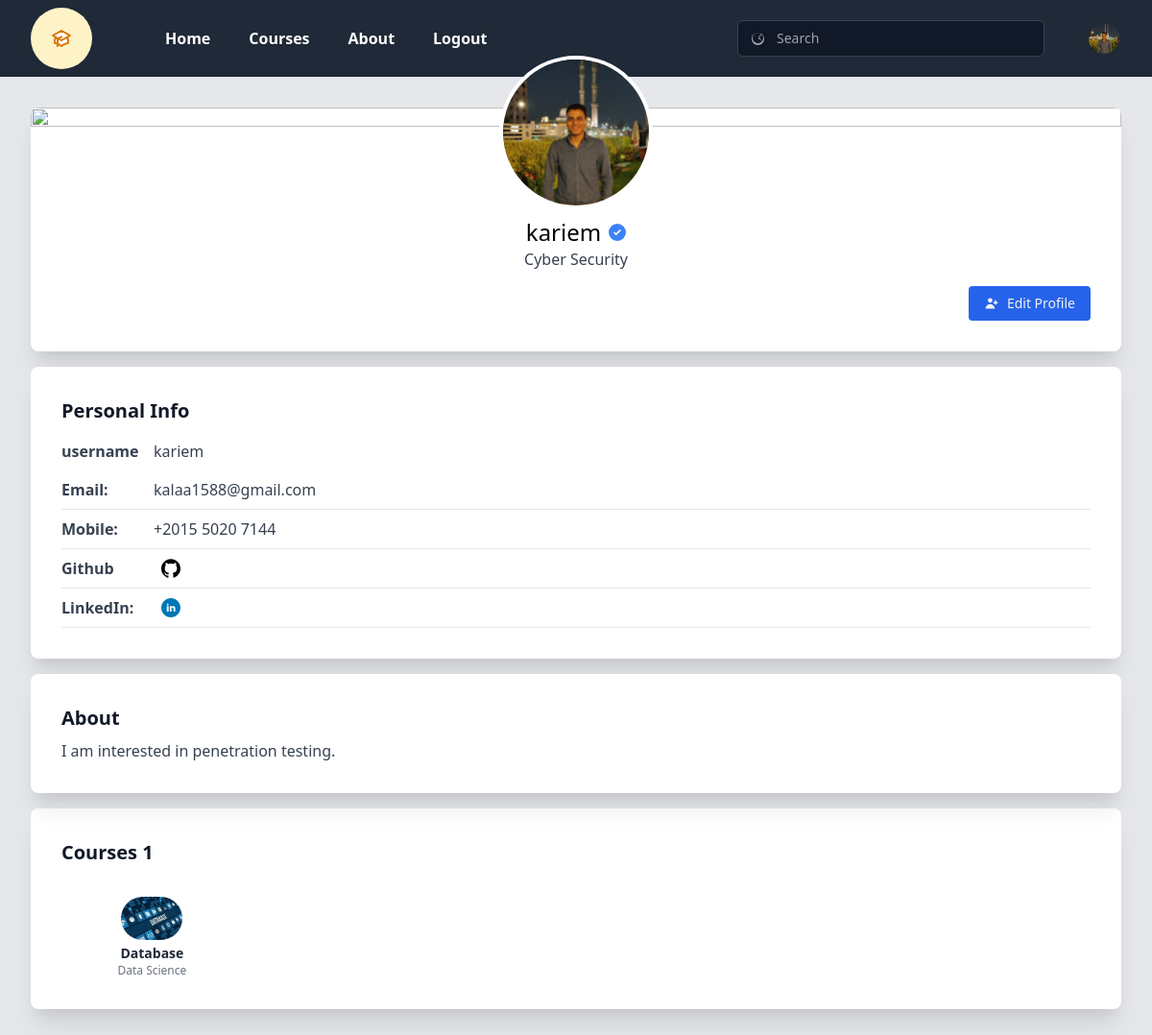
Page /acount (signed in) on the committed database.
### main.py (models this page shows, shortened)
class Students(db.Model, UserMixin):
    student_id = db.Column(db.Integer, primary_key=True)
    student_username = db.Column(db.String(50), unique=True, nullable=False)
    student_email = db.Column(db.String(120), unique=True, nullable=False)
    student_image = db.Column(db.String(20),  nullable=False, default='dd.png')
    student_mobil = db.Column(db.String(20))
    student_headline = db.Column(db.String(120))
    student_about = db.Column(db.String(1000))
    student_password = db.Column(db.String(120), unique=True, nullable=False)

### tables this page shows
CREATE TABLE courses (
	course_id INTEGER NOT NULL, 
	course_category VARCHAR(50) NOT NULL, 
	course_name VARCHAR(120) NOT NULL, 
	course_description VARCHAR(500) NOT NULL, 
	course_image VARCHAR(20), 
	total_course_hours VARCHAR(120) NOT NULL, 
	course_instructor VARCHAR(120) NOT NULL, 
	course_syllabus VARCHAR(2000) NOT NULL, 
	PRIMARY KEY (course_id)
);

### main.py (the view)
@app.route('/acount')
@login_required
def acount():
    user = Students.query.filter_by(student_id=current_user.student_id).first()
    enrollments = Enrollment.query.filter_by(student_enrolled_id=user.student_id).all()
    enrollment_count = Enrollment.query.filter_by(student_enrolled_id=current_user.student_id).count()
    Courses = []
    for e in enrollments:
        course = courses.query.get(e.course_enrolled_id)
        Courses.append(course)
    student_image= url_for('static', filename='profile_pics/' + current_user.student_image)
    return render_template('acount.html', title='Account', student_image=student_image, Courses=Courses, enrollments=enrollments, enrollment_count=enrollment_count)

### main.py (called while the page is built)
@login_manager.user_loader
def load_user(student_id):
    return Students.query.get(int(student_id))

### templates/acount.html (shortened to what this page needs)
{% extends 'base.html' %}
{% block content %}
    {{super() }}
    <div class="h-full bg-gray-200 p-8">
        <div class="bg-white rounded-lg shadow-xl pb-8">
            <div class="w-full h-[250px]">
            </div>
            <div class="flex flex-col items-center -mt-20">
                <img src="{{ student_image }}" class="w-40 border-4 border-white rounded-full">
                <div class="flex items-center space-x-2 mt-2">
                    <p class="text-2xl">{{ current_user.student_username }}</p>
                    <span class="bg-blue-500 rounded-full p-1" title="Verified">
                        <svg xmlns="http://www.w3.org/2000/svg" class="text-gray-100 h-2.5 w-2.5" fill="none" viewBox="0 0 24 24" stroke="currentColor">
                            <path stroke-linecap="round" stroke-linejoin="round" stroke-width="4" d="M5 13l4 4L19 7"></path>
                        </svg>
                    </span>
                </div>
                <p class="text-gray-700">{{ current_user.student_headline }}</p>
            </div>
            <div class="flex-1 flex flex-col items-center lg:items-end justify-end px-8 mt-2">
                <div class="flex items-center space-x-4 mt-2">
                    <a href="{{url_for('updateacount')}}">
                    <button class="flex items-center bg-blue-600 hover:bg-blue-700 text-gray-100 px-4 py-2 rounded text-sm space-x-2 transition duration-100">
                        <svg xmlns="http://www.w3.org/2000/svg" class="h-4 w-4" viewBox="0 0 20 20" fill="currentColor">
                            <path d="M8 9a3 3 0 100-6 3 3 0 000 6zM8 11a6 6 0 016 6H2a6 6 0 016-6zM16 7a1 1 0 10-2 0v1h-1a1 1 0 100 2h1v1a1 1 0 102 0v-1h1a1 1 0 100-2h-1V7z"></path>
                        </svg>
                        <span>Edit Profile</span>
                    </button>
                    </a>
                </div>
            </div>
        </div>
        <div class="my-4 flex flex-col 2xl:flex-row space-y-4 2xl:space-y-0 2xl:space-x-4">
            <div class="w-full flex flex-col 2xl:w-1/3">
                <div class="flex-1 bg-white rounded-lg shadow-xl p-8">
                    <h4 class="text-xl text-gray-900 font-bold">Personal Info</h4>
                    <ul class="mt-2 text-gray-700">
                        <li class="flex border-y py-2">
                            <span class="font-bold w-24">username</span>
                            <span class="text-gray-700">{{ current_user.student_username }}</span>
                        </li>
                        <li class="flex border-b py-2">
                            <span class="font-bold w-24">Email:</span>
                            <span class="text-gray-700">{{ current_user.student_email }}</span>
                        </li>
                        <li class="flex border-b py-2">
                            <span class="font-bold w-24">Mobile:</span>
                            {{ current_user.student_mobil }}
                        </li>
                        <li class="flex items-center border-b py-2 space-x-2">
                            <span class="font-bold w-24">Github</span>
                            <a href="#" title="Github">
                            </a>
                        </li>
                        <li class="flex items-center border-b py-2 space-x-2">
                            <span class="font-bold w-24">LinkedIn:</span>
                            <a href="#" title="LinkedIn">
                            </a>
                        </li>
                    </ul>
                </div>
            </div>
            <div class="flex flex-col w-full 2xl:w-2/3">
                <div class="flex-1 bg-white rounded-lg shadow-xl p-8">
                    <h4 class="text-xl text-gray-900 font-bold">About</h4>
                    <p class="mt-2 text-gray-700">{{ current_user.student_about }}</p>
                </div>
            </div>
        </div>
        <div class="bg-white rounded-lg shadow-xl p-8">
            <div class="flex items-center justify-between">
                <h4 class="text-xl text-gray-900 font-bold">Courses {{ enrollment_count }}</h4>
            </div>
            <div class="grid grid-cols-2 sm:grid-cols-3 md:grid-cols-4 lg:grid-cols-5 xl:grid-cols-6 2xl:grid-cols-8 gap-8 mt-8">
                {% for course in Courses %}
                <a href="{{url_for('course', course_id=course.course_id)}}" class="flex flex-col items-center justify-center text-gray-800 hover:text-blue-600" title="View Profile">
                    <img src="{{ url_for('static', filename='profile_pics/' + course.course_image)}}" class="w-16 rounded-full">
                    <p class="text-center font-bold text-sm mt-1">{{ course.course_name }}</p>
                    <p class="text-xs text-gray-500 text-center">{{ course.course_category }}</p>
                </a>
                {% endfor %}
            </div>
        </div>
    </div>
 {% endblock %}

### templates/base.html (shortened to what this page needs)
<!DOCTYPE html>
<html lang="en">
<head>
    <link rel="stylesheet" href="https://cdn.jsdelivr.net/npm/tailwindcss@2.2.15/dist/tailwind.min.css">
</head>
<body>
    {% block content %}
    <nav class="bg-gray-800 shadow-lg">
        <div class="mx-auto px-4 py-2 max-w-7xl sm:px-6 lg:px-8">
          <div class="flex items-center justify-between h-16">
            <div class="flex items-center">
              <a class="flex-shrink-0 text-white" href="#">
                <div class="inline-flex flex-shrink-0 items-center justify-center h-16 w-16 text-yellow-600 bg-yellow-100 rounded-full mr-6">
                </div>
              </a>
              <div class="hidden md:block">
                <div class="ml-10 flex items-baseline space-x-4">
                  <a href="" class="hover:bg-gray-700 px-3 py-2 rounded-md text-white font-bold">Home</a>
                  <a href="{{ url_for('courses') }}" class="hover:bg-gray-700 px-3 py-2 rounded-md text-white font-bold">Courses</a>
                  <a href="#" class="hover:bg-gray-700 px-3 py-2 rounded-md text-white font-bold">About</a>
                  {% if current_user.is_authenticated %}
                  <a href="{{ url_for('logout') }}" class="hover:bg-gray-700 px-3 py-2 rounded-md text-white font-bold">Logout</a>
                 {% else %}
                 <a href="{{ url_for('login') }}" class="hover:bg-gray-700 px-3 py-2 rounded-md text-white font-bold">LogIn</a>
                 <a href="{{ url_for('register') }}" class="hover:bg-gray-700 px-3 py-2 rounded-md text-white font-bold">Register</a>
                 {% endif %}
                </div>
              </div>
            </div>
            <div class="flex-1 flex justify-center px-2 lg:ml-6 lg:justify-end">
              <div class="max-w-lg w-full lg:max-w-xs">
                <div class="relative">
                  <div class="absolute inset-y-0 left-0 pl-3 flex items-center pointer-events-none">
                  </div>
                  <form action="{{url_for('search')}}" method="POST">
                  <input id="search" name="search" class="block w-full bg-gray-900 text-white border border-gray-700 rounded-md py-2 pl-10 pr-3 text-sm placeholder-gray-400 focus:outline-none focus:bg-white focus:text-gray-900 focus:placeholder-gray-500 focus:ring-0 focus:border-gray-300 sm:text-sm" placeholder="Search" type="search">
                </form>
                </div>
              </div>
            </div>
            {% if current_user.is_authenticated %}
            <div class="hidden md:block">
              <div class="ml-4 flex items-center md:ml-6">
                <div class="ml-3 relative">
                  <div>
                    <a href="{{ url_for('acount') }}">
                    <button class="flex text-sm border-2 border-transparent rounded-full focus:outline-none focus:border-gray-300 transition duration-150 ease-in-out">
                      <img class="h-8 w-8 rounded-full" src="{{ student_image }}" alt="">
                    </button>
                  </div>
                </div>
              </div>
            </div>
            {% endif %}
          </div>
        </div>
      </nav>
    {% endblock %}
</body>
</html>

### rows in the picture
Students: student_username "kariem", student_headline "Cyber Security", student_email "kalaa1588@gmail.com", student_mobil "+2015 5020 7144", student_about "I am interested in penetration testing."
courses: course_image (picture), course_name "Database", course_category "Data Science"

### other values in the picture
{{ enrollment_count }} "1"
